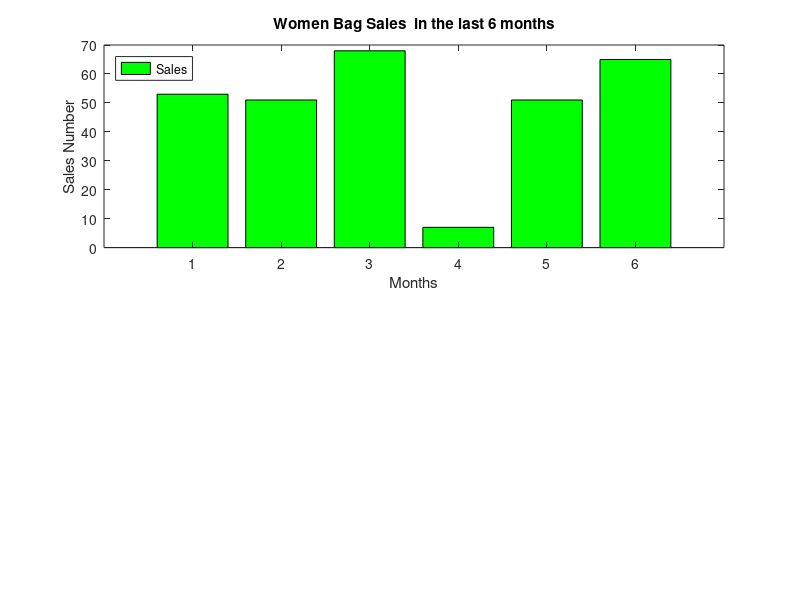

Write MATLAB code to recreate this figure.

months = 1:6; 
sales = randi([0, 80], 1, 6);  


figure;


subplot(2,1,1); 
bar(months, sales, 'FaceColor', 'green');

title('Women Bag Sales  in the last 6 months'); 
xlabel('Months');
ylabel('Sales Number');
legend('Sales', 'Location', 'northwest'); 
